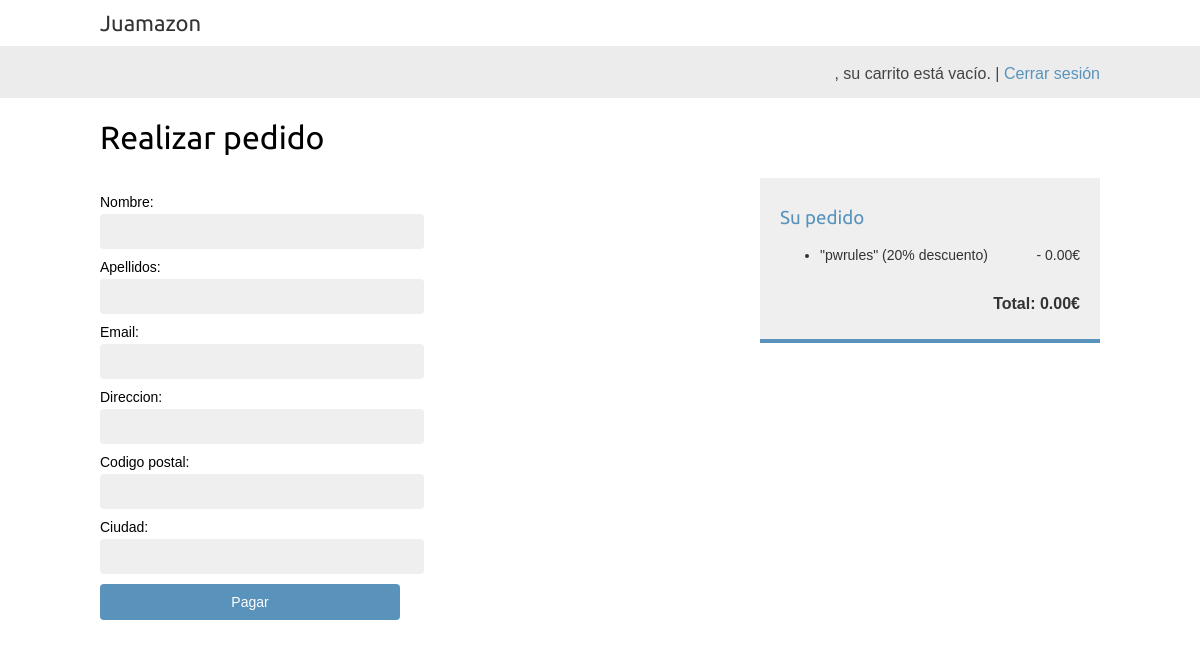
The page /pedidos/crear/ (signed in) on the database its author committed.
### cupones/models.py (models this page shows, shortened)
class Cupon(models.Model):
    codigo = models.CharField(max_length = 50, unique = True)
    valido_desde = models.DateTimeField()
    valido_hasta = models.DateTimeField()
    descuento = models.IntegerField(validators=[MinValueValidator(0),MaxValueValidator(100)])
    activo = models.BooleanField()
    class Meta:
        verbose_name_plural = "Cupones"

### pedidos/views.py (the view)
def crear_pedido(request):
    carro = Carro(request)
    if request.method == 'POST':
        form = OrderCreateForm(request.POST)
        if form.is_valid():
            pedido = form.save()
            for item in carro:
                PedidoItem.objects.create(pedido=pedido, producto=item["producto"], precio =item["precio"],cantidad = item["cantidad"])
            carro.clear()
        return render(request, "pedidos/pedido/creado.html",{"pedido":pedido})
    else:
        form = OrderCreateForm()
    return render(request, "pedidos/pedido/crear.html", {"carro":carro, "form":form})

### pedidos/forms.py
class OrderCreateForm(forms.ModelForm):
    class Meta:
        model = Pedido
        fields = ["nombre", "apellidos", "email","direccion","codigo_postal","ciudad"]

### carro/carro.py (called while the page is built)
    def __len__(self):
        return sum(item['cantidad'] for item in self.carro.values())

    def get_precio_total(self):
        return sum(Decimal(item['precio']) * item['cantidad'] for item in self.carro.values())

    @property
    def cupon(self):
        if self.cupon_id:
            return Cupon.objects.get(id = self.cupon_id)
            return None

    def get_descuento(self):
        if self.cupon:
            return(self.cupon.descuento / Decimal('100')) * self.get_precio_total()
        return Decimal('0')

    def get_precio_total_descontado(self):
        return self.get_precio_total() - self.get_descuento()

### carro/context_processors.py (called while the page is built)
def carro(request):
    return{"carro":Carro(request)}

### pedidos/templates/pedidos/pedido/crear.html (shortened to what this page needs)
{% extends "tienda/base.html" %}
{% block content %}
  <h1>Realizar pedido</h1>
  <div class="order-info">
    <h3>Su pedido</h3>
    <ul>
      {%if carro.cupon%}
        <li>
          "{{carro.cupon.codigo}}" ({{carro.cupon.descuento}}% descuento)
          <span>- {{carro.get_descuento|floatformat:"2"}}€ </span>
        </li>
      {%endif%}
    </ul>
    <p>Total: {{ carro.get_precio_total_descontado|floatformat:"2" }}€</p>
  </div>
  <form action="." method="post" class="order-form">
    {{ form.as_p }}
    <p><input type="submit" value="Pagar"></p>
  </form>
{% endblock %}

### tienda/static/css/base.css (style rules this page uses)
body { margin:0; padding:0; font-family:helvetica, sans-serif; }
h1, h2, h3, h4, h5 , h6 { font-family: 'Ubuntu', sans-serif; font-weight:normal; }
a.button, input[type="submit"] { color:#fff; background:#5993bb; border-radius:4px; padding:10px 20px; font-size:14px; border:0; }
form p label, form p input { float:left; clear:both; }
form p label { font-size:14px; padding-bottom:4px; }
form p input { width:300px; font-size:13px; margin-bottom:10px; padding:10px 12px; border:0; background:#efefef; color:#666; border-radius:4px; }
.order-form { float:left; }
.order-info { float:right; width:300px; background:#efefef; padding:10px 20px; color:#333; border-bottom:4px solid #5993bb; }
.order-info h3 { color:#5993bb; }
.order-info ul li { margin:0; padding:0; font-size:14px; }
.order-info p { font-weight:bold; float:right; }
.order-info span { float:right; }

### rows shown on the page
Cupon: cupon.codigo "pwrules", cupon.descuento "20", get_descuento "0.00", get_precio_total_descontado "0.00"
